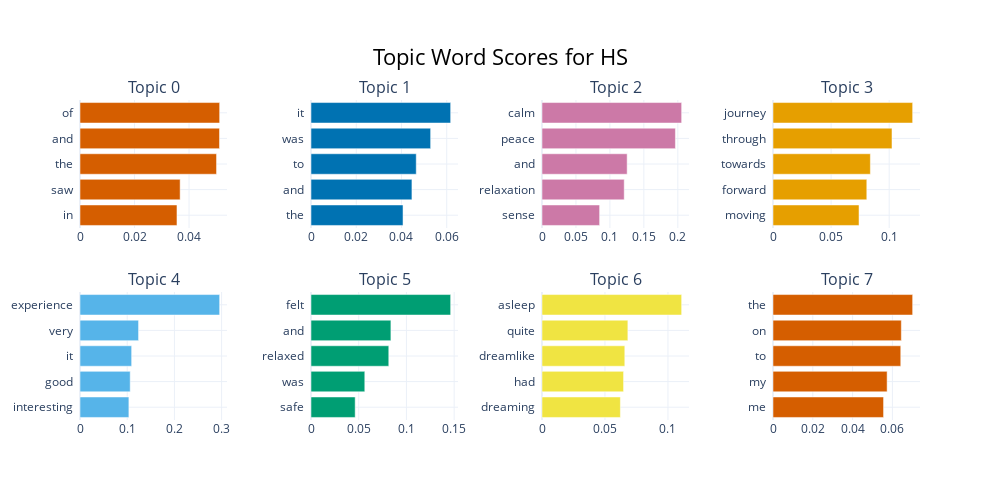

The notebook cell saved with this chart:
### Code cell
topic_model.visualize_barchart(title=f'Topic Word Scores for {condition}',autoscale=True)

### Figure 1 — Plotly figure (JSON) as saved in the notebook; plotly's stock layout.template omitted (floating-point values rounded to 4 significant figures)
{"data": [{"marker": {"color": "#D55E00"}, "orientation": "h", "type": "bar", "x": [0.03556, 0.03673, 0.05008, 0.05117, 0.05122], "xaxis": "x", "y": ["in  ", "saw  ", "the  ", "and  ", "of  "], "yaxis": "y"}, {"marker": {"color": "#0072B2"}, "orientation": "h", "type": "bar", "x": [0.04068, 0.04461, 0.04652, 0.05288, 0.06173], "xaxis": "x2", "y": ["the  ", "and  ", "to  ", "was  ", "it  "], "yaxis": "y2"}, {"marker": {"color": "#CC79A7"}, "orientation": "h", "type": "bar", "x": [0.08486, 0.1211, 0.1254, 0.1965, 0.2056], "xaxis": "x3", "y": ["sense  ", "relaxation  ", "and  ", "peace  ", "calm  "], "yaxis": "y3"}, {"marker": {"color": "#E69F00"}, "orientation": "h", "type": "bar", "x": [0.07404, 0.08074, 0.0838, 0.1024, 0.1202], "xaxis": "x4", "y": ["moving  ", "forward  ", "towards  ", "through  ", "journey  "], "yaxis": "y4"}, {"marker": {"color": "#56B4E9"}, "orientation": "h", "type": "bar", "x": [0.1035, 0.1064, 0.1094, 0.124, 0.2958], "xaxis": "x5", "y": ["interesting  ", "good  ", "it  ", "very  ", "experience  "], "yaxis": "y5"}, {"marker": {"color": "#009E73"}, "orientation": "h", "type": "bar", "x": [0.0463, 0.05637, 0.08152, 0.08374, 0.1464], "xaxis": "x6", "y": ["safe  ", "was  ", "relaxed  ", "and  ", "felt  "], "yaxis": "y6"}, {"marker": {"color": "#F0E442"}, "orientation": "h", "type": "bar", "x": [0.06224, 0.06477, 0.06574, 0.06818, 0.1109], "xaxis": "x7", "y": ["dreaming  ", "had  ", "dreamlike  ", "quite  ", "asleep  "], "yaxis": "y7"}, {"marker": {"color": "#D55E00"}, "orientation": "h", "type": "bar", "x": [0.05556, 0.05735, 0.0642, 0.06449, 0.07018], "xaxis": "x8", "y": ["me  ", "my  ", "to  ", "on  ", "the  "], "yaxis": "y8"}], "layout": {"annotations": [{"font": {"size": 16}, "showarrow": false, "text": "Topic 0", "x": 0.0875, "xanchor": "center", "xref": "paper", "y": 1, "yanchor": "bottom", "yref": "paper"}, {"font": {"size": 16}, "showarrow": false, "text": "Topic 1", "x": 0.3625, "xanchor": "center", "xref": "paper", "y": 1, "yanchor": "bottom", "yref": "paper"}, {"font": {"size": 16}, "showarrow": false, "text": "Topic 2", "x": 0.6375, "xanchor": "center", "xref": "paper", "y": 1, "yanchor": "bottom", "yref": "paper"}, {"font": {"size": 16}, "showarrow": false, "text": "Topic 3", "x": 0.9125, "xanchor": "center", "xref": "paper", "y": 1, "yanchor": "bottom", "yref": "paper"}, {"font": {"size": 16}, "showarrow": false, "text": "Topic 4", "x": 0.0875, "xanchor": "center", "xref": "paper", "y": 0.4, "yanchor": "bottom", "yref": "paper"}, {"font": {"size": 16}, "showarrow": false, "text": "Topic 5", "x": 0.3625, "xanchor": "center", "xref": "paper", "y": 0.4, "yanchor": "bottom", "yref": "paper"}, {"font": {"size": 16}, "showarrow": false, "text": "Topic 6", "x": 0.6375, "xanchor": "center", "xref": "paper", "y": 0.4, "yanchor": "bottom", "yref": "paper"}, {"font": {"size": 16}, "showarrow": false, "text": "Topic 7", "x": 0.9125, "xanchor": "center", "xref": "paper", "y": 0.4, "yanchor": "bottom", "yref": "paper"}], "height": 500, "hoverlabel": {"bgcolor": "white", "font": {"family": "Rockwell", "size": 16}}, "showlegend": false, "title": {"font": {"color": "Black", "size": 22}, "text": "Topic Word Scores for HS", "x": 0.5, "xanchor": "center", "yanchor": "top"}, "width": 1000, "xaxis": {"anchor": "y", "domain": [0, 0.175], "showgrid": true}, "xaxis2": {"anchor": "y2", "domain": [0.275, 0.45], "showgrid": true}, "xaxis3": {"anchor": "y3", "domain": [0.55, 0.725], "showgrid": true}, "xaxis4": {"anchor": "y4", "domain": [0.825, 1], "showgrid": true}, "xaxis5": {"anchor": "y5", "domain": [0, 0.175], "showgrid": true}, "xaxis6": {"anchor": "y6", "domain": [0.275, 0.45], "showgrid": true}, "xaxis7": {"anchor": "y7", "domain": [0.55, 0.725], "showgrid": true}, "xaxis8": {"anchor": "y8", "domain": [0.825, 1], "showgrid": true}, "yaxis": {"anchor": "x", "domain": [0.6, 1], "showgrid": true}, "yaxis2": {"anchor": "x2", "domain": [0.6, 1], "showgrid": true}, "yaxis3": {"anchor": "x3", "domain": [0.6, 1], "showgrid": true}, "yaxis4": {"anchor": "x4", "domain": [0.6, 1], "showgrid": true}, "yaxis5": {"anchor": "x5", "domain": [0, 0.4], "showgrid": true}, "yaxis6": {"anchor": "x6", "domain": [0, 0.4], "showgrid": true}, "yaxis7": {"anchor": "x7", "domain": [0, 0.4], "showgrid": true}, "yaxis8": {"anchor": "x8", "domain": [0, 0.4], "showgrid": true}}}
